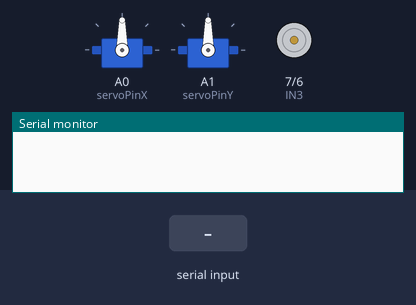
The sketch below on a simulated Arduino Mega 2560, built with avr-gcc and run on an emulated ATmega2560. On the bench: 2 × servo, motor-driver pin pairs drawn as motors (green arrow = first pin HIGH = forward, orange = second pin HIGH = backward, longer = more drive), the last lines printed to the serial monitor. The inputs (shaded band) are chosen by the test bench.

Above: at 1.2 s.
1.3 s: "o" received over the second serial link
At 1.4 s:
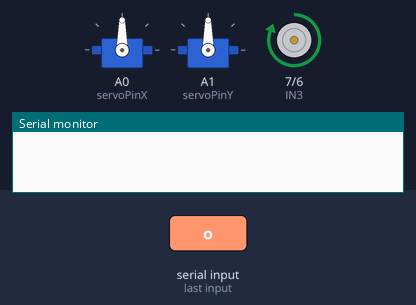
3.0 s: "p" received over the second serial link
At 3.1 s:
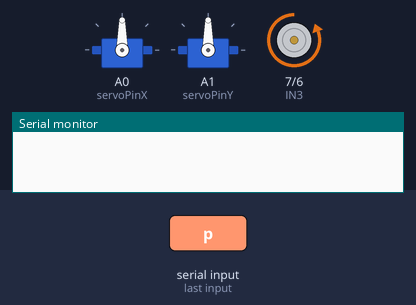
4.7 s: "w" received over the second serial link
At 5.9 s:
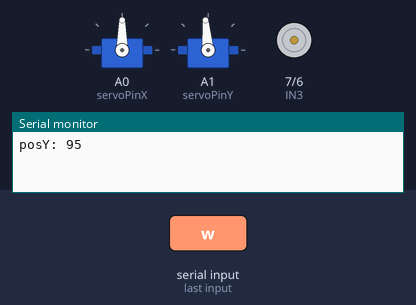
6.2 s: "w" received over the second serial link
At 7.3 s:
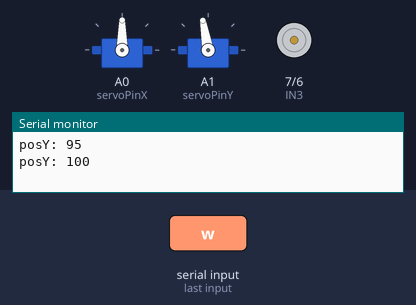
7.7 s: "o" received over the second serial link
At 7.8 s:
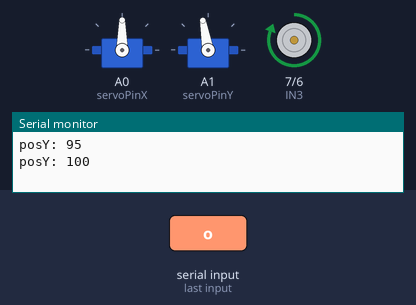
9.4 s: "s" received over the second serial link
At 9.7 s:
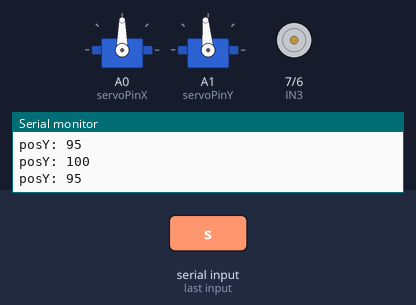
Timing chart, 0 to 11.9 s (numbered marks = the images above; inputs shaded):
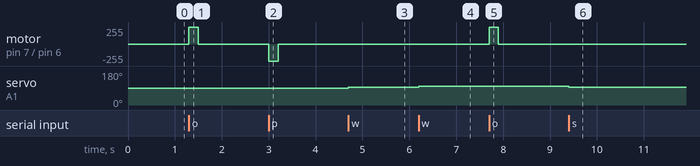

The sketch:

PuTTY.ino
```cpp
// include servo library
#include <Servo.h>

// declare two servo objects
Servo servoX;
Servo servoY;

// declare failsafe boolean
boolean OVERRIDE = false;

// step for moving servos
// increase this value to move servos more
int deg = 5;

// declare initial servo positions in degrees
int posX = 90;
int posY = 90;

// declare pins used to control the servos
int servoPinX = A0;
int servoPinY = A1;
// declare pins used to control the motors
int IN3 = 7;
int IN4 = 6;

void setup() {
  // put your setup code here, to run once:

  // serial used for ethernet or WiFi
  Serial1.begin(115200);
  // serial used for debugging
  Serial.begin(9600);

  // configure the pin modes
  pinMode(IN3, OUTPUT);
  pinMode(IN4, OUTPUT);

  // attach the servos to the servo objects
  servoX.attach(servoPinX);
  servoY.attach(servoPinY);
  // move servos to the initial position
  servoX.write(posX);
  servoY.write(posY);

  // clear the serial buffer
  while(Serial1.available()) {
    Serial1.read();
  }
}

void loop() {
  // put your main code here, to run repeatedly:

  // check if OVERRIDE is true
  // loop does NOT EXECUTE when OVERRIDE is true (failsafe)
  if(!OVERRIDE) {
    // read input from the serial
    if(Serial1.available() > 0) {
      char key = Serial1.read();
      // for a list of commands, please consult code guide
      switch(key) {
        case 'w':
          rotateServo('Y', deg);
          break;
        case 's':
          rotateServo('Y', -deg);
          break;
        case 'a':
          rotateServo('X', deg);
          break;
        case 'd':
          rotateServo('X', -deg);
          break;
        case 'q':
          rotateServo('Z', 90);
          break;
        // MOTOR; needs more working, add methods
        case 'o':
          digitalWrite(IN3, HIGH);
          digitalWrite(IN4, LOW);
          delay(200);
          stopMotors();
          break;
        case 'p':
          digitalWrite(IN3, LOW);
          digitalWrite(IN4, HIGH);
          delay(200);
          stopMotors();
          break;
      }
    }
  }
}

// function used for rotating servoX / servoY
void rotateServo(char X, int value) {
  // rotate servoX
  if(X == 'X' && 5 <= value + posX && value + posX <= 180) {
    posX += value;
    servoX.write(posX);
  }

  // rotate servoY
  if(X == 'Y' && 5 <= value + posY && value + posY <= 180) {
    posY += value;
    servoY.write(posY);
  }

  // reset both servos to 90 deg
  if(X == 'Z' && value == 90) {
    posX = posY = 90;
    servoX.write(posX);
    servoY.write(posY);
  }

  // log the new position to the console
  logPosition(X);
}

// function used for printing the position of the servos to the console
void logPosition(char X) {
  if(X == 'X') {
    Serial.print("posX: ");
    Serial.println(posX);
  }

  if(X == 'Y') {
    Serial.print("posY: ");
    Serial.println(posY);
  }
}

// function used for stopping the motors
void stopMotors() {
  digitalWrite(IN3, LOW);
  digitalWrite(IN4, LOW);
}
```

Measured:
- after the input at 1.3 s, motor on pin 7 (IN3) / pin 6 (IN4): stopped → forward 255/255 at once, → stopped 0.20 s later
- after the input at 3.0 s, motor on pin 7 (IN3) / pin 6 (IN4): stopped → backward 255/255 at once, → stopped 0.20 s later
- after the input at 4.7 s, servo on A1 (servoPinY): 90° → 95° at once
- after the input at 6.2 s, servo on A1 (servoPinY): 95° → 100° at once
- after the input at 7.7 s, motor on pin 7 (IN3) / pin 6 (IN4): stopped → forward 255/255 at once, → stopped 0.20 s later
- after the input at 9.4 s, servo on A1 (servoPinY): 100° → 95° at once
